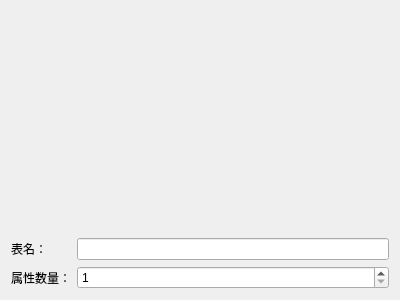
<?xml version="1.0" encoding="UTF-8"?>
<ui version="4.0">
 <class>NewFileFirstWizardPage</class>
 <widget class="QWizardPage" name="NewFileFirstWizardPage">
  <property name="geometry">
   <rect>
    <x>0</x>
    <y>0</y>
    <width>400</width>
    <height>300</height>
   </rect>
  </property>
  <property name="windowTitle">
   <string>WizardPage</string>
  </property>
  <layout class="QFormLayout" name="formLayout">
   <item row="2" column="0" colspan="2">
    <spacer name="verticalSpacer">
     <property name="orientation">
      <enum>Qt::Vertical</enum>
     </property>
     <property name="sizeHint" stdset="0">
      <size>
       <width>20</width>
       <height>40</height>
      </size>
     </property>
    </spacer>
   </item>
   <item row="3" column="0">
    <widget class="QLabel" name="label">
     <property name="text">
      <string>表名：</string>
     </property>
    </widget>
   </item>
   <item row="3" column="1">
    <widget class="QLineEdit" name="lineEdit"/>
   </item>
   <item row="4" column="0">
    <widget class="QLabel" name="label_2">
     <property name="text">
      <string>属性数量：</string>
     </property>
    </widget>
   </item>
   <item row="4" column="1">
    <widget class="QSpinBox" name="spinBox">
     <property name="minimum">
      <number>1</number>
     </property>
     <property name="maximum">
      <number>20</number>
     </property>
    </widget>
   </item>
  </layout>
 </widget>
 <resources/>
 <connections/>
</ui>
